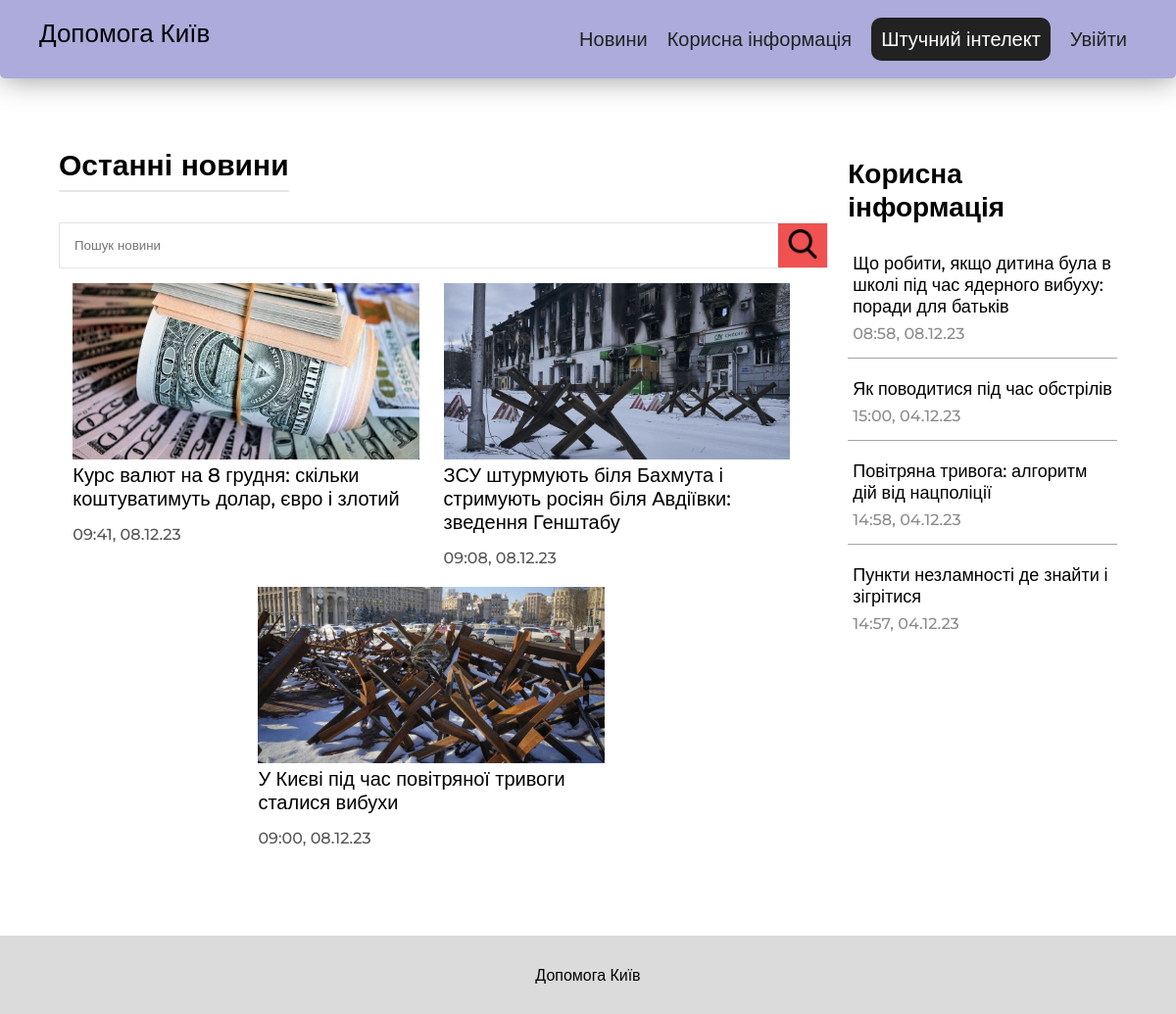
Page /news on the committed database.
### main/models.py (models this page shows, shortened)
class News(models.Model):
    author = models.ForeignKey(User, on_delete=models.DO_NOTHING)
    name = models.CharField('Назва', max_length=150)
    content = models.TextField('Зміст')
    icon = models.ImageField('Картинка', upload_to = 'main/static/main/ArticleImgs/')
    date = models.DateTimeField("Дата публікації", auto_now_add=True)
    class Meta:
        verbose_name = 'Новина'
        verbose_name_plural = 'Новини'

class Articles(models.Model):
    author = models.ForeignKey(User, on_delete=models.DO_NOTHING)
    name = models.CharField('Назва', max_length=150)
    content = models.TextField('Зміст')
    icon = models.ImageField('Картинка', upload_to = 'main/static/main/ArticleImgs/')
    date = models.DateTimeField("Дата публікації", auto_now_add=True)
    class Meta:
        verbose_name = 'Стаття'
        verbose_name_plural = 'Статті'

### main/views.py (the view)
# urls.py: path('news', views.news, name='news'),
def news(request):
    return render(request, 'main/news.html', {"articles": Articles.objects.all().order_by('-date'), "news": News.objects.all().order_by('-date')})

### main/templates/main/news.html (shortened to what this page needs)
{% extends 'main/layout.html' %}
{% load static %}
{% block head %}
<link rel="stylesheet" href="{% static 'main/css/article.css' %}">
<link rel="stylesheet" href="{% static 'main/css/article list.css' %}">
{% endblock %}
{% block content %}
<div class="wrapper">
    <div class="content_sep">
        <section class="articles_part">
            <h1 class="article_list_title">
                Останні новини
            </h1>
            <div class="search_container">
                <form class="search_form" action="{% url 'search-news' %}" method="get">
                    <input class="search_input" type="search" name="q" placeholder="Пошук новини">
                    <button class="search_button" type="submit">
                        <img src="{% static 'main/icons/search.png' %}" alt="">
                    </button>
                </form>
            </div>
            <div class="articles_wrapper">
                {% for new in news %}
                    <a href="{% url 'news-detail' new.id %}" class="article_container">
                        <img src="{{ new.icon.url }}" alt="" class="article_img">
                        <div class="article_title">{{ new.name }}</div>
                        <div class="article_info_wrapper">
                            <div class="article_date">{{ new.date|date:'H:i, d.m.y' }}</div>
                        </div>
                    </a>
                {% endfor %}
            </div>
        </section>
        <div class="sidebar">
            <div class="sidebar_title">
                Корисна інформація
            </div>
            {% for article in articles %}
                <a href="{% url 'articles-detail' article.id %}" class="sidebar_item">
                        <div class="sidebar_item_title">{{ article.name }}</div>
                    <div class="sidebar_item_info">
                        <div class="sidebar_item_date">{{ article.date|date:'H:i, d.m.y' }}</div>
                    </div>
                </a>
            {% endfor %}
        </div>
    </div>
</div>
{% endblock %}

### main/static/main/css/style.css (style rules this page uses)
* { box-sizing: border-box; }
body { box-sizing: border-box; margin: 0; font-family: 'Montserrat', sans-serif; min-height: 100vh; }
.wrapper { width: 90vw; margin: auto; padding-top: 80px; }
.content_sep { display: flex; flex-direction: row; flex-wrap: nowrap; justify-content: space-between; }
.sidebar { display: flex; flex-direction: column; flex-wrap: nowrap; width: 35%; margin-top: 80px; margin-left: 20px; }
.sidebar_item { padding-bottom: 15px; padding-right: 5px; padding-left: 5px; margin-bottom: 20px; width: 100%; display: flex; flex-direction: column; text-decoration: none; color: #000; border-bottom: 1px solid #22222269; }
.sidebar_item:last-child { border: none; }
.sidebar_item_title { font-size: 18px; font-weight: 500; margin-bottom: 7px; transition: all .2s linear; }
.sidebar_item_info { display: flex; flex-wrap: nowrap; align-items: center; justify-content: space-between; font-size: 16px; font-weight: 500; color: #8c8c8c; }
.sidebar_title { text-align: left; font-weight: 700; font-size: 28px; color: #000; margin-bottom: 30px; }

### main/static/main/css/article list.css (style rules this page uses)
.articles_part { width: 80%; }
.article_list_title { margin: 70px 0 40px; width: fit-content; position: relative; font-size: 30px; font-weight: 800; }
.article_list_title::after { display: block; content: ""; position: absolute; z-index: 70; top: 120%; width: 120%; height: 2px; background-color: #e5e5e5; border-radius: 15px; }
.search_container { display: flex; justify-content: flex-start; width: 100%; margin: 10px 0 15px; }
.search_form { border: 1px solid #e5e5e5; display: flex; justify-content: flex-start; width: 50%; }
.search_input { width: 100%; padding: 15px; border: 0; }
.search_button { padding: 3px 10px; margin: 0; background-color: #ef5250; border: 0; }
.search_button img { width: 30px; }
.articles_wrapper { display: flex; flex-wrap: wrap; justify-content: start; }
.article_container { width: 28%; margin: 0px 25px 20px 0px; text-decoration: none; color: #000; transition: all .2s linear; }
.article_img { width: 100%; height: 180px; overflow: hidden; object-fit: cover; object-position: bottom; transition: all .2s linear; }
.article_title { font-size: 20px; font-weight: 500; }
.article_info_wrapper { display: flex; flex-wrap: nowrap; flex-direction: row; justify-content: space-between; align-items: center; margin-top: 15px; font-weight: 500; color: #565656; }
@media (max-width: 1440px) { .article_list_title::after { width: 100%; } }
@media (max-width: 1440px) { .articles_part { width: 100%; } }
@media (max-width: 1440px) { .articles_wrapper { justify-content: center; } }
@media (max-width: 1440px) { .search_form { width: 100%; } }
@media (max-width: 1440px) { .article_container { width: 45%; } }

### rows in the picture
News: icon (picture), name "Курс валют на 8 грудня: скільки коштуватимуть долар, євро і злотий", date "09:41, 08.12.23"
News: icon (picture), name "ЗСУ штурмують біля Бахмута і стримують росіян біля Авдіївки: зведення Генштабу", date "09:08, 08.12.23"
News: icon (picture), name "У Києві під час повітряної тривоги сталися вибухи", date "09:00, 08.12.23"
Articles: name "Що робити, якщо дитина була в школі під час ядерного вибуху: поради для батьків", date "08:58, 08.12.23"
Articles: name "Як поводитися під час обстрілів", date "15:00, 04.12.23"
Articles: name "Повітряна тривога: алгоритм дій від нацполіції", date "14:58, 04.12.23"
Articles: name "Пункти незламності де знайти і зігрітися", date "14:57, 04.12.23"
